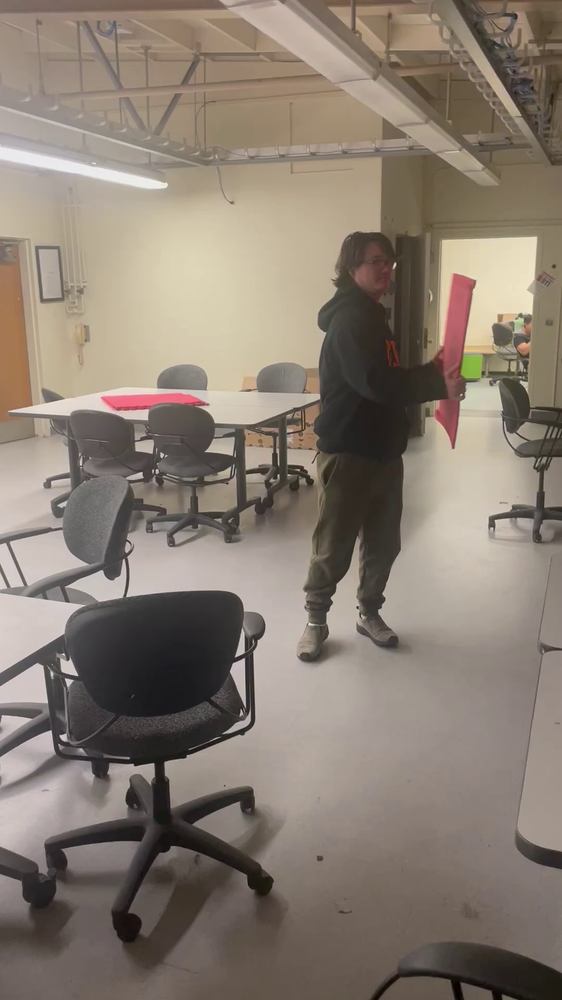
#> input picture images/red_square-00000.png, 562 x 1000 px, shrunk from 1080 x 1920 before the run
$ python -i wil_red_square_opencv.py   (imports and definitions only)
#> lines starting #> are read from the running program, lines starting #| are printed output that depends on the picture; after the words box and inside, x2 and y2 are one past the last pixel; in counts of white or black regions, pixels touching at a corner belong together
#> further down, picture is the input picture: shape (1000, 562, 3); mean B, G, R 113.7, 125.1, 136.7
import cv2
import numpy as np
import depthai      # Library necessary for communicating with DepthAI hardware.

def isolate_red_area(image):
    # Convert the image to the HSV color space
    hsv_image = cv2.cvtColor(image, cv2.COLOR_BGR2HSV) #convert image from BGR to HSV
#> hsv_image: shape (1000, 562, 3); mean H, S, V 23.2, 44.3, 136.7

    # Define the lower and upper bounds for red color in HSV
    # read in [Blue, Green, Red]
    lower_red = np.array([0, 100, 100])
    upper_red = np.array([10, 255, 255])

    # Create a binary mask using inRange() function
    mask = cv2.inRange(hsv_image, lower_red, upper_red) #create binary max based on lower and upper bounds and apply to hsv image
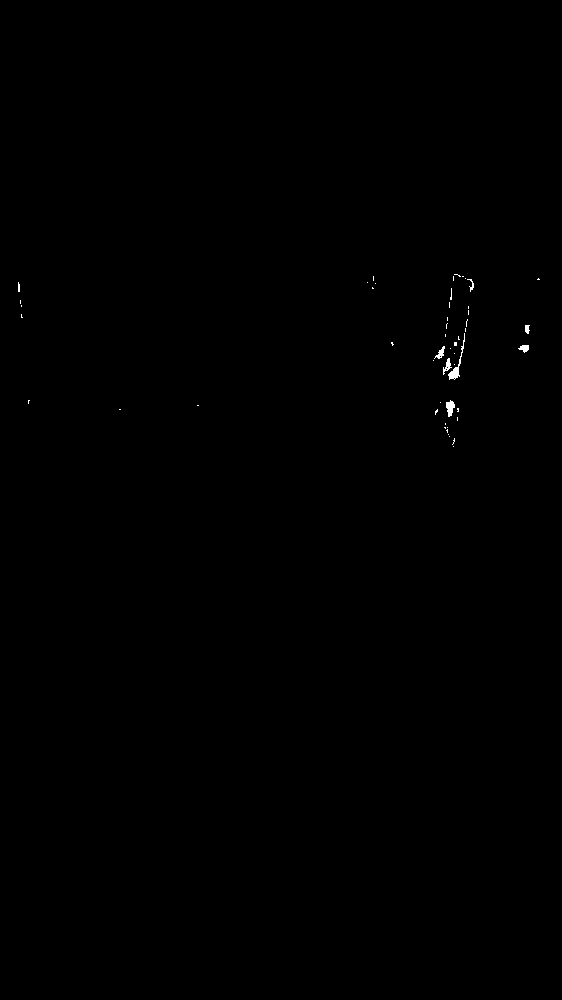
#> mask: shape (1000, 562); 0.12% white; 51 white regions (44 under 20 px), largest, box (x1, y1, x2, y2) and area: (448, 333, 465, 380) 149, (446, 400, 455, 417) 98, (443, 358, 452, 375) 63
    # result = cv2.medianBlur(mask, 3) #apply median filter in case
    _, labels, stats, centroids = cv2.connectedComponentsWithStats(mask, connectivity=8)    # Apply the mask to the original image
#> labels: shape (1000, 562) int32; 52 distinct labels, from 0 to 51
#> stats = 52 rows, first 6: [0, 0, 562, 1000, 561314], [454, 274, 7, 3, 8], [373, 276, 1, 5, 5], [453, 276, 1, 5, 5], [462, 276, 2, 1, 2], [465, 278, 1, 1, 1]; centroids = 52 pairs, first value 18.44 to 538, second value 274.8 to 499.7
    biggestFlame = 0
    index = 0
    for i in range(1, len(stats)): #find biggest connected object
        if stats[i][4] > biggestFlame:
            biggestFlame = stats[i][4]
            index = i
#> this loop made 51 passes
#> biggestFlame on passes 1, 6, 22, 24: 8, 31, 35, 149
#> after the loop, biggestFlame = 149; index = 24
    x,y,w,h,_ = stats[index]  #(x,y) is top left corner, (x+w, y+h) is bottom right... cuz cartesian coordinate system
#> x = 448; y = 333; w = 17; h = 47
    centerx, centery = centroids[index] #extract center of object
#> centerx = 456.5; centery = 365.6
    text_position = (int(centerx) - 30, int(centery) + 10)  # Adjust position for centering
#> text_position = (426, 375)
    result = cv2.rectangle(image, (x, y), (x + w, y + h), (0, 255, 0), 5)  # Draw rectangle around red object
    result = cv2.putText(result, "Fire", text_position, cv2.FONT_HERSHEY_SIMPLEX, 1, (0, 255, 0), 1) #add text at center of square
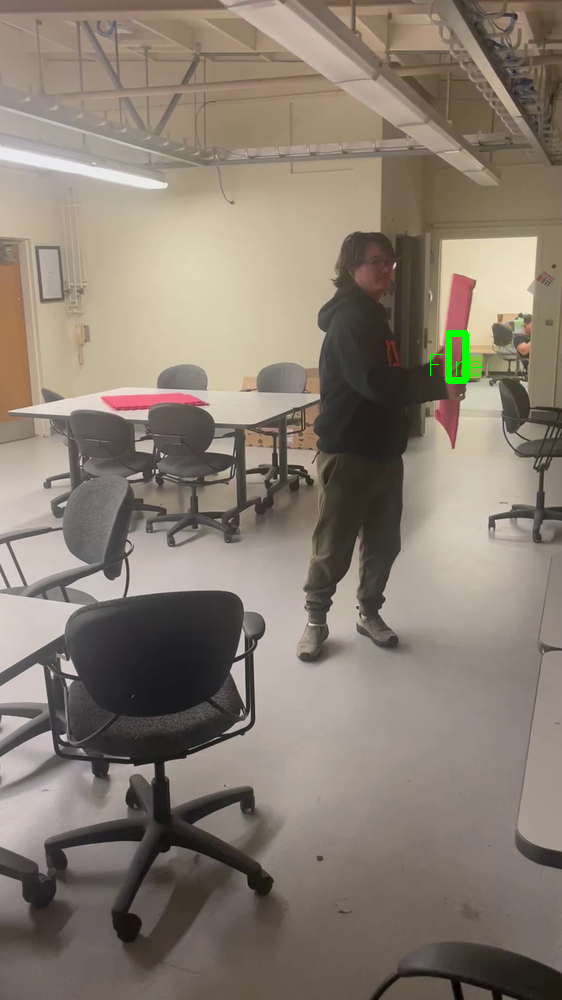
#> result: shape (1000, 562, 3); mean B, G, R 113.5, 125.3, 136.4
    binary = cv2.bitwise_and(result, image, mask=mask) #just for fun, bitwise and with original image to see just red object
# testgit
    return binary, result

# [45 lines left out: function process_red_area_in_video, not called in this run]


# [2 lines not run here, left out]

>>> import cv2
>>> picture = cv2.imread('images/red_square-00000.png')
>>> result = isolate_red_area(picture)

$ run again, on images/red_square-00011.png
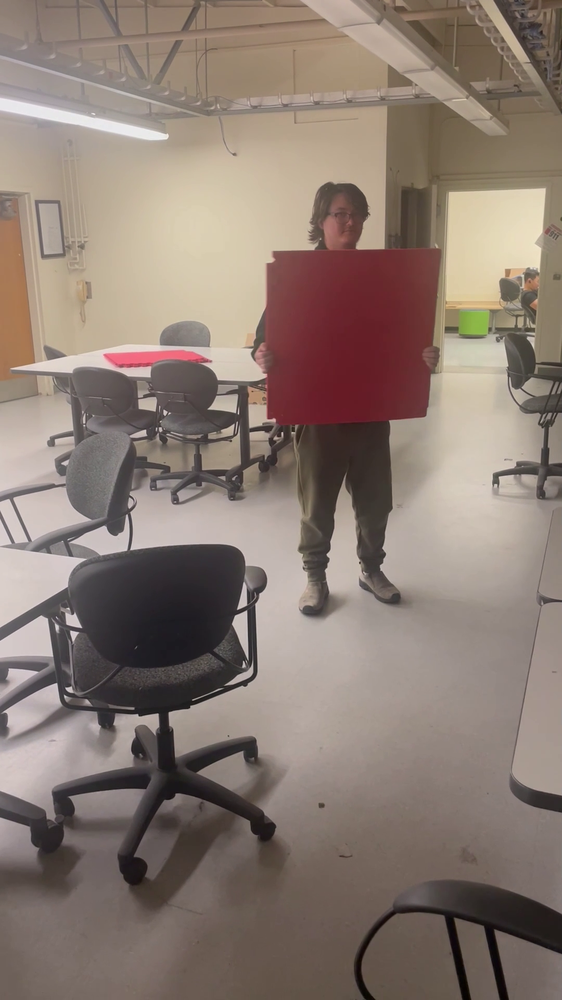
#> input picture images/red_square-00011.png, 562 x 1000 px, shrunk from 1080 x 1920 before the run
#> picture is the input picture: shape (1000, 562, 3); mean B, G, R 114.1, 123.3, 138.7
#> hsv_image: shape (1000, 562, 3); mean H, S, V 33.7, 48.6, 138.8
#> in isolate_red_area, `mask = cv2.inRange(hsv_image, lower_red, upper_red)`:
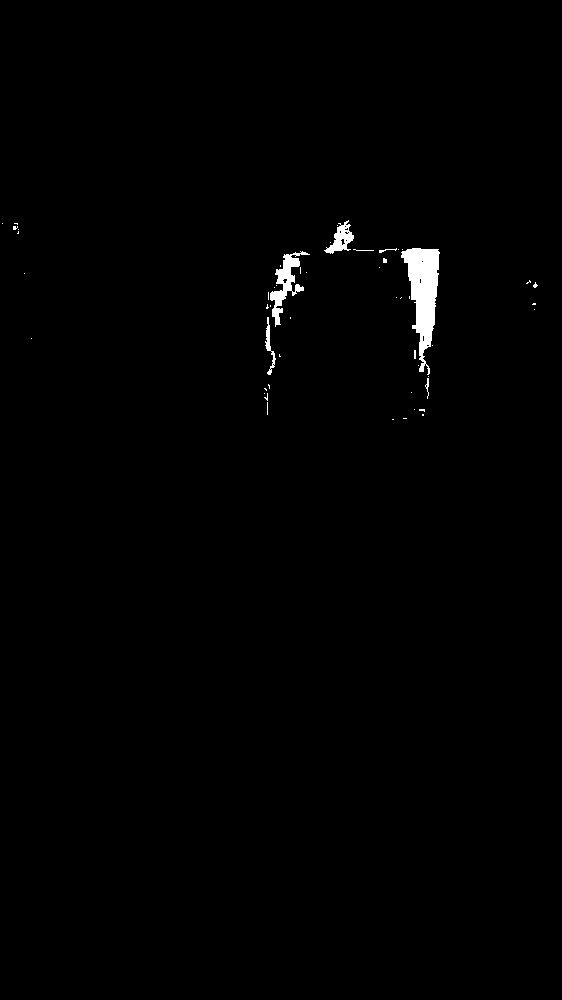
#> mask: shape (1000, 562); 0.77% white; 52 white regions (45 under 20 px), largest, box (x1, y1, x2, y2) and area: (401, 248, 440, 375) 2477, (270, 251, 310, 327) 918, (324, 220, 354, 254) 438
#> labels: shape (1000, 562) int32; 53 distinct labels, from 0 to 52
#> stats = 53 rows, first 6: [0, 0, 562, 1000, 557685], [324, 220, 30, 34, 438], [2, 223, 1, 1, 1], [14, 223, 4, 2, 5], [337, 225, 1, 1, 1], [13, 226, 5, 4, 15]; centroids = 53 pairs, first value 2 to 534.8, second value 223 to 501.1
#> the loop in isolate_red_area, `for i in range(1, len(stats)):` made 52 passes
#> (biggestFlame, index) on passes 1, 13: (438, 1), (2477, 13)
#> after the loop in isolate_red_area, `for i in range(1, len(stats)):`: biggestFlame = 2477; index = 13
#> x = 401; y = 248; w = 39; h = 127
#> centerx = 423; centery = 292.5
#> text_position = (393, 302)
#> in isolate_red_area, `result = cv2.putText(result, "Fire", text_position, cv2.FONT_HERSHEY_S..`:
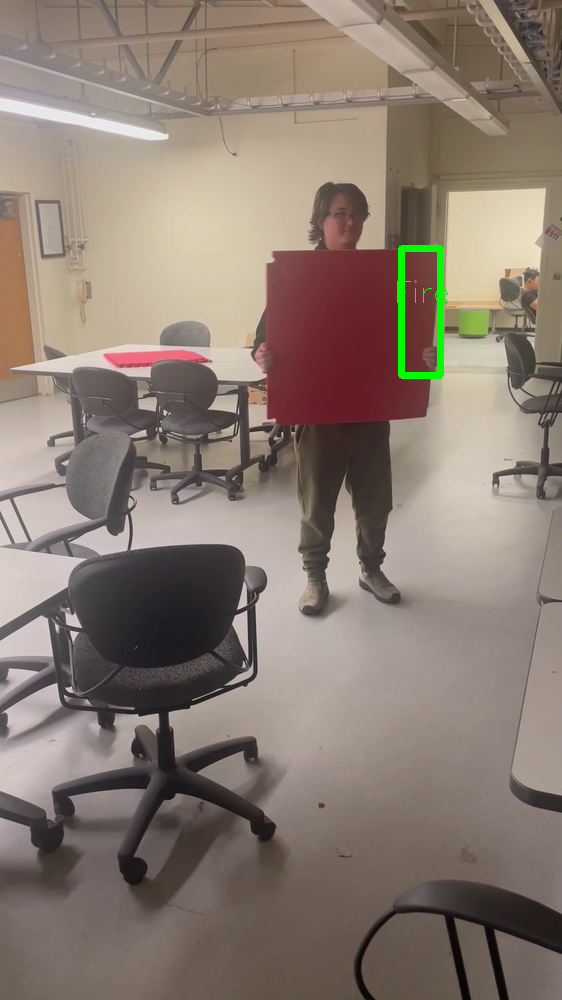
#> result: shape (1000, 562, 3); mean B, G, R 113.7, 124, 138.2
